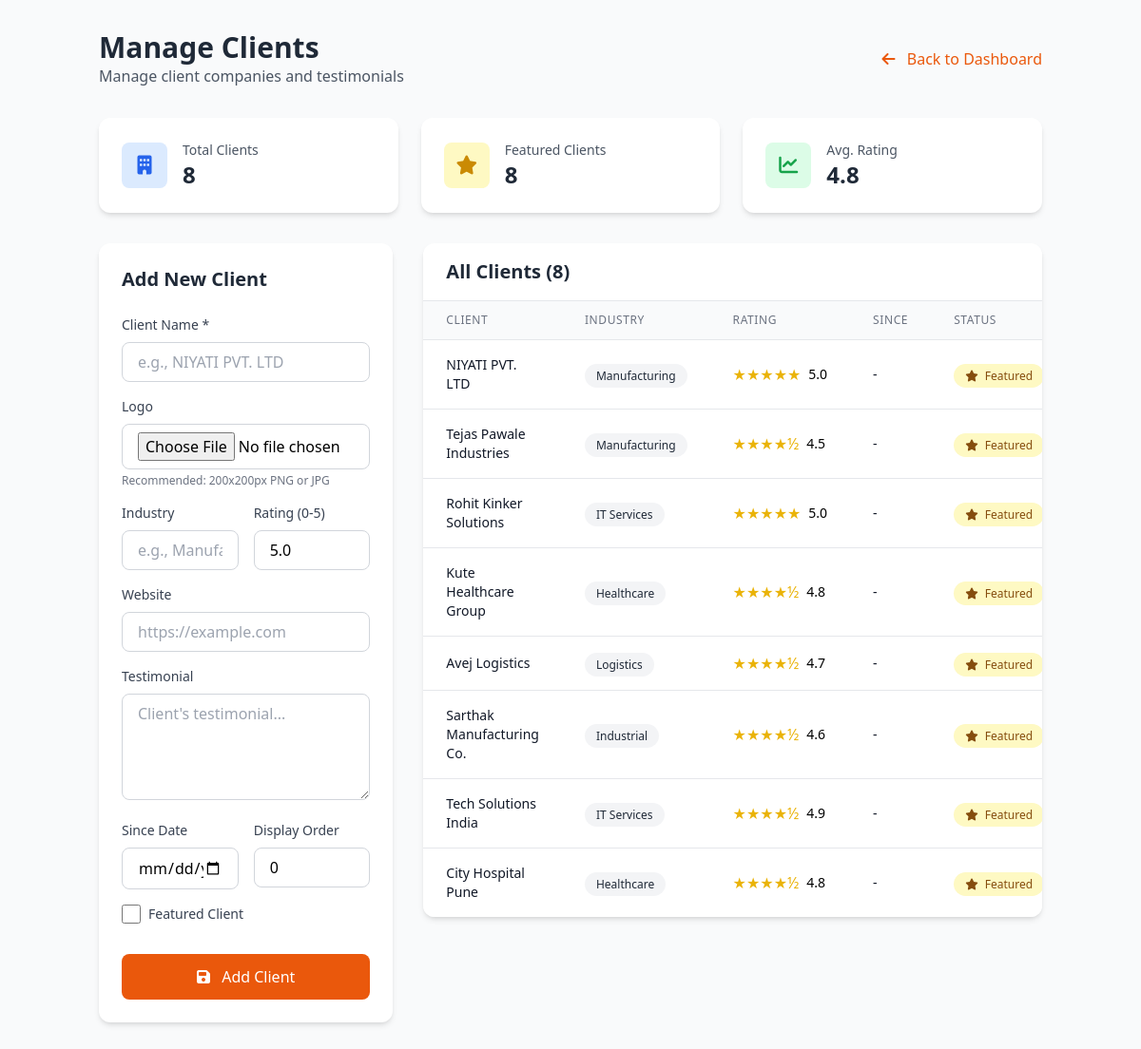
The app's page /admin/modules/clients.php (signed in) with its own data.
### tables this page shows
CREATE TABLE `clients` (
  `id` int(11) NOT NULL,
  `name` varchar(200) NOT NULL,
  `logo` varchar(255) DEFAULT NULL,
  `industry` varchar(100) DEFAULT NULL,
  `testimonial` text DEFAULT NULL,
  `rating` decimal(3,2) DEFAULT 0.00,
  `website` varchar(255) DEFAULT NULL,
  `since_date` date DEFAULT NULL,
  `is_featured` tinyint(1) DEFAULT 0,
  `display_order` int(11) DEFAULT 0,
  `created_at` timestamp NOT NULL DEFAULT current_timestamp(),
  `updated_at` timestamp NOT NULL DEFAULT current_timestamp() ON UPDATE current_timestamp()
);

### admin/modules/clients.php (the view, shortened to what the rows shown need)
<?php
$database = new Database();
$db = $database->getConnection();
$clients = [];
try {
    $stmt = $db->query("SELECT * FROM clients ORDER BY
                        CASE WHEN is_featured = 1 THEN 0 ELSE 1 END,
                        display_order, name");
    $clients = $stmt->fetchAll(PDO::FETCH_ASSOC);
} catch(PDOException $e) {
    $error = "Error fetching clients: " . $e->getMessage();
}
$edit_client = null;
?>
<!DOCTYPE html>
<html lang="en">
<head>
    <script src="https://cdn.tailwindcss.com"></script>
    <link rel="stylesheet" href="https://cdnjs.cloudflare.com/ajax/libs/font-awesome/6.4.0/css/all.min.css">
</head>
<body class="bg-gray-50">
    <div class="container mx-auto px-4 py-8">
        <div class="max-w-7xl mx-auto">
            <div class="flex justify-between items-center mb-8">
                <div>
                    <h1 class="text-3xl font-bold text-gray-800">Manage Clients</h1>
                </div>
            </div>
            <div class="grid grid-cols-1 lg:grid-cols-3 gap-8">
                <div class="lg:col-span-1">
                    <div class="bg-white rounded-xl shadow-md p-6">
                        <h2 class="text-xl font-bold text-gray-800 mb-6">
                            <?php echo $edit_client ? 'Edit Client' : 'Add New Client'; ?>
                        </h2>
                    </div>
                </div>
                <div class="lg:col-span-2">
                    <div class="bg-white rounded-xl shadow-md overflow-hidden">
                        <div class="px-6 py-4 border-b border-gray-200">
                            <h2 class="text-xl font-bold text-gray-800">All Clients (<?php echo count($clients); ?>)</h2>
                        </div>
                        <div class="overflow-x-auto">
                            <table class="min-w-full divide-y divide-gray-200">
                                <thead class="bg-gray-50">
                                    <tr>
                                        <th class="px-6 py-3 text-left text-xs font-medium text-gray-500 uppercase tracking-wider">Client</th>
                                        <th class="px-6 py-3 text-left text-xs font-medium text-gray-500 uppercase tracking-wider">Industry</th>
                                        <th class="px-6 py-3 text-left text-xs font-medium text-gray-500 uppercase tracking-wider">Rating</th>
                                        <th class="px-6 py-3 text-left text-xs font-medium text-gray-500 uppercase tracking-wider">Since</th>
                                        <th class="px-6 py-3 text-left text-xs font-medium text-gray-500 uppercase tracking-wider">Status</th>
                                    </tr>
                                </thead>
                                <tbody class="bg-white divide-y divide-gray-200">
                                    <?php if (empty($clients)): ?>
                                    <tr>
                                        <td colspan="6" class="px-6 py-8 text-center text-gray-500">
                                            <i class="fas fa-building text-3xl mb-3 text-gray-300"></i>
                                            <p class="font-medium">No clients found</p>
                                            <p class="text-sm mt-1">Add your first client using the form</p>
                                        </td>
                                    </tr>
                                    <?php else: ?>
                                        <?php foreach ($clients as $client): ?>
                                        <tr class="hover:bg-gray-50">
                                            <td class="px-6 py-4">
                                                <div class="flex items-center">
                                                    <div>
                                                        <div class="text-sm font-medium text-gray-900"><?php echo htmlspecialchars($client['name']); ?></div>
                                                    </div>
                                                </div>
                                            </td>
                                            <td class="px-6 py-4 whitespace-nowrap">
                                                <span class="px-3 py-1 text-xs font-medium rounded-full bg-gray-100 text-gray-800">
                                                    <?php echo htmlspecialchars($client['industry']); ?>
                                                </span>
                                            </td>
                                            <td class="px-6 py-4 whitespace-nowrap">
                                                <div class="flex items-center">
                                                    <div class="text-yellow-500 mr-2">
                                                        <?php echo str_repeat('★', floor($client['rating'])) . (fmod($client['rating'], 1) >= 0.5 ? '½' : '') . str_repeat('☆', floor(5 - $client['rating'])); ?>
                                                    </div>
                                                    <span class="text-sm font-medium"><?php echo number_format($client['rating'], 1); ?></span>
                                                </div>
                                            </td>
                                            <td class="px-6 py-4 whitespace-nowrap text-sm text-gray-900">
                                                <?php echo $client['since_date'] ? date('Y', strtotime($client['since_date'])) : '-'; ?>
                                            </td>
                                            <td class="px-6 py-4 whitespace-nowrap">
                                                <?php if ($client['is_featured']): ?>
                                                <span class="px-3 py-1 text-xs font-medium rounded-full bg-yellow-100 text-yellow-800">
                                                    <i class="fas fa-star mr-1"></i> Featured
                                                </span>
                                                <?php else: ?>
                                                <span class="px-3 py-1 text-xs font-medium rounded-full bg-gray-100 text-gray-800">
                                                    Regular
                                                </span>
                                                <?php endif; ?>
                                            </td>
                                        </tr>
                                        <?php endforeach; ?>
                                    <?php endif; ?>
                                </tbody>
                            </table>
                        </div>
                    </div>
                </div>
            </div>
        </div>
    </div>
</body>
</html>

### records on screen
clients: name "NIYATI PVT. LTD", industry "Manufacturing", rating "★★★★★", rating "5.0", is_featured 1 (drawn)
clients: name "Tejas Pawale Industries", industry "Manufacturing", rating "★★★★", shows "½", rating "4.5", is_featured 1 (drawn)
clients: name "Rohit Kinker Solutions", industry "IT Services", rating "★★★★★", rating "5.0", is_featured 1 (drawn)
clients: name "Kute Healthcare Group", industry "Healthcare", rating "★★★★", shows "½", rating "4.8", is_featured 1 (drawn)
clients: name "Avej Logistics", industry "Logistics", rating "★★★★", shows "½", rating "4.7", is_featured 1 (drawn)
clients: name "Sarthak Manufacturing Co.", industry "Industrial", rating "★★★★", shows "½", rating "4.6", is_featured 1 (drawn)
clients: name "Tech Solutions India", industry "IT Services", rating "★★★★", shows "½", rating "4.9", is_featured 1 (drawn)
clients: name "City Hospital Pune", industry "Healthcare", rating "★★★★", shows "½", rating "4.8", is_featured 1 (drawn)

### other values on screen
$stats['total'] "8"
$stats['featured'] "8"
$avg "4.8"
count($clients) "8"
